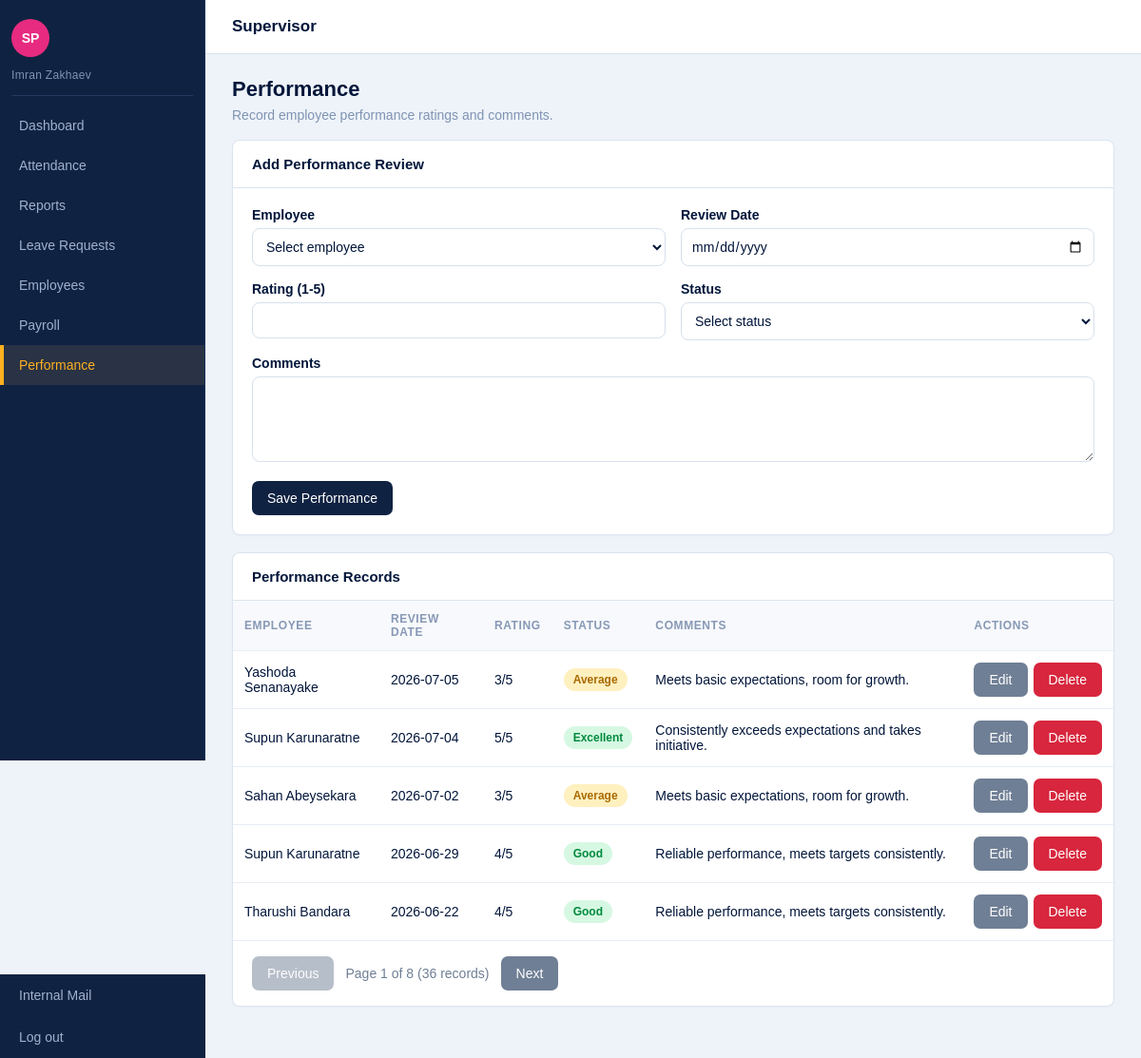
The app's page /codebase/login/roles/supervisor/performance.php (signed in) with its own data.
### tables this page shows
CREATE TABLE performance_review (
    performance_id INT AUTO_INCREMENT UNIQUE,
    employee_id INT NOT NULL,
    reviewed_by INT NOT NULL,
    review_date DATE NOT NULL,
    rating INT NOT NULL,
    status VARCHAR(30) NOT NULL,
    comments TEXT,
    PRIMARY KEY (employee_id, review_date),
    FOREIGN KEY (employee_id) REFERENCES employee(employee_id),
    FOREIGN KEY (reviewed_by) REFERENCES employee(employee_id)
);

CREATE TABLE employee (
    employee_id INT AUTO_INCREMENT PRIMARY KEY,
    user_id INT UNIQUE,
    full_name VARCHAR(100) NOT NULL,
    nic VARCHAR(20) NOT NULL UNIQUE,
    contact_no VARCHAR(20) NOT NULL,
    address TEXT,
    job_title VARCHAR(100) NOT NULL,
    hire_date DATE NOT NULL,
    base_salary DECIMAL(10,2) NOT NULL,
    employment_status VARCHAR(30) NOT NULL,
    FOREIGN KEY (user_id) REFERENCES user_account(user_id)
);

### codebase/login/roles/supervisor/performance.php (the view, shortened to what this page needs)
<?php
require_once __DIR__ . '/../../config.php';
require_once __DIR__ . '/../../pagination.php';
$editRecord = null;
$perPage = 5;
$totalPerformanceRecords = countRows(
    $connection,
    "SELECT COUNT(*) FROM performance_review pr JOIN employee e ON e.employee_id = pr.employee_id"
);
$totalPerformancePages = max(1, (int) ceil($totalPerformanceRecords / $perPage));
$currentPage = min(getCurrentPage(), $totalPerformancePages);
$offset = ($currentPage - 1) * $perPage;
$performanceRecords = mysqli_query(
    $connection,
    "SELECT pr.performance_id, pr.employee_id, e.full_name, pr.review_date, pr.rating, pr.status, pr.comments
     FROM performance_review pr
     JOIN employee e ON e.employee_id = pr.employee_id
     ORDER BY pr.review_date DESC
     LIMIT $perPage OFFSET $offset"
);
$statusClasses = [
    "excellent" => "resolved",
    "good" => "resolved",
    "average" => "progress",
    "needs_improvement" => "pending",
];
$statusLabels = [
    "excellent" => "Excellent",
    "good" => "Good",
    "average" => "Average",
    "needs_improvement" => "Needs Improvement",
];
?>
<!DOCTYPE html>
<html lang="en">
<head>
  <link rel="stylesheet" href="css/supervisor_style.css">
</head>
<body>
  <header class="topbar"><h1>Supervisor</h1><p>Track employee performance</p></header>
  <div class="layout">
    <main class="content">
      <section class="page-title"><h2>Performance</h2><p>Record employee performance ratings and comments.</p></section>
      <section class="panel">
        <h3><?= $editRecord ? "Edit Performance Review" : "Add Performance Review" ?></h3>
        <form method="post" action="performance.php">
          <div class="form-grid">
            <div class="form-group">
              <label for="employeeId">Employee</label>
              <select id="employeeId" name="employee_id" required>
                <option value="">Select employee</option>
              </select>
            </div>
            <div class="form-group">
              <label for="reviewDate">Review Date</label>
              <input type="date" id="reviewDate" name="review_date" value="<?= htmlspecialchars($editRecord["review_date"] ?? "") ?>" required>
            </div>
            <div class="form-group">
              <label for="rating">Rating (1-5)</label>
              <input type="number" id="rating" name="rating" min="1" max="5" value="<?= htmlspecialchars($editRecord["rating"] ?? "") ?>" required>
            </div>
            <div class="form-group">
              <label for="status">Status</label>
              <select id="status" name="status" required>
                <option value="">Select status</option>
              </select>
            </div>
            <div class="form-group full-width">
              <label for="comments">Comments</label>
              <textarea id="comments" name="comments"><?= htmlspecialchars($editRecord["comments"] ?? "") ?></textarea>
            </div>
          </div>
          <div class="button-row">
            <button class="btn" type="submit">Save Performance</button>
          </div>
        </form>
      </section>
      <section class="panel">
        <h3>Performance Records</h3>
        <div class="table-wrapper">
          <table>
            <thead><tr><th>Employee</th><th>Review Date</th><th>Rating</th><th>Status</th><th>Comments</th><th>Actions</th></tr></thead>
            <tbody>
              <?php while ($row = mysqli_fetch_assoc($performanceRecords)): ?>
                <tr>
                  <td><?= htmlspecialchars($row["full_name"]) ?></td>
                  <td><?= htmlspecialchars($row["review_date"]) ?></td>
                  <td><?= (int) $row["rating"] ?>/5</td>
                  <td><span class="status <?= $statusClasses[$row["status"]] ?? "progress" ?>"><?= htmlspecialchars($statusLabels[$row["status"]] ?? $row["status"]) ?></span></td>
                  <td><?= htmlspecialchars($row["comments"] ?? "") ?></td>
                  <td>
                    <div style="display: flex; align-items: center; gap: 6px; flex-wrap: nowrap;">
                      <a class="btn secondary" href="performance.php?edit=<?= $row["performance_id"] ?>">Edit</a>
                      <form method="post" action="performance.php" style="display:inline;">
                        <button class="btn danger" type="submit" onclick="return confirm('Delete this performance review?');">Delete</button>
                      </form>
                    </div>
                  </td>
                </tr>
              <?php endwhile; ?>
            </tbody>
          </table>
        </div>
      </section>
    </main>
  </div>
</body>
</html>

### codebase/login/roles/supervisor/css/supervisor_style.css (style rules this page uses)
* { box-sizing: border-box; }
body { margin: 0; font-family: Arial, Helvetica, sans-serif; background-color: #eef3f9; color: #00153a; }
a { color: inherit; text-decoration: none; }
.topbar { min-height: 56px; margin-left: 216px; background-color: #ffffff; color: #00153a; border-bottom: 1px solid #dbe4ef; padding: 18px 28px; }
.topbar h1 { margin: 0; font-size: 17px; font-weight: bold; }
.layout { min-height: calc(100vh - 56px); }
.content { margin-left: 216px; padding: 24px 28px 36px; }
.page-title { margin-bottom: 18px; }
.page-title h2 { margin: 0; color: #00153a; font-size: 22px; }
.page-title p { margin: 6px 0 0; color: #7f93b3; font-size: 14px; }
.card, .panel { background-color: #ffffff; border: 1px solid #dbe4ef; border-radius: 8px; box-shadow: 0 1px 2px rgba(16, 34, 66, 0.03); }
.panel { margin-bottom: 18px; overflow: hidden; }
.panel h3 { margin: 0; padding: 16px 20px; border-bottom: 1px solid #dbe4ef; color: #00153a; font-size: 15px; }
.form-grid { display: grid; grid-template-columns: repeat(2, minmax(220px, 1fr)); gap: 16px; padding: 20px; }
.form-group { display: flex; flex-direction: column; }
.form-group.full-width { grid-column: 1 / -1; }
label { margin-bottom: 6px; color: #00153a; font-size: 14px; font-weight: bold; }
input, select, textarea { width: 100%; padding: 10px; border: 1px solid #d6e0ec; border-radius: 8px; background-color: #ffffff; color: #00153a; font-family: inherit; font-size: 14px; }
textarea { min-height: 90px; resize: vertical; }
.button-row { display: flex; gap: 10px; padding: 0 20px 20px; }
.btn { display: inline-block; padding: 10px 16px; border: none; border-radius: 7px; background-color: #102242; color: #ffffff; font-size: 14px; cursor: pointer; }
.btn.secondary { background-color: #6f7f95; }
.btn.danger { background-color: #d7263d; }
.table-wrapper { overflow-x: auto; }
table { width: 100%; border-collapse: collapse; background-color: #ffffff; }
th, td { padding: 12px; border-bottom: 1px solid #e8eef5; text-align: left; font-size: 14px; }
th { background-color: #f7f9fc; color: #8798b5; font-size: 12px; letter-spacing: 0.6px; text-transform: uppercase; }
.status { display: inline-block; padding: 5px 10px; border-radius: 14px; font-size: 12px; font-weight: bold; }
.status.progress { background-color: #fff0bf; color: #a96a00; }
.status.resolved { background-color: #d6f8e3; color: #008a3d; }

### records on screen
performance_review: employee.full_name "Yashoda Senanayake", review_date "2026-07-05", rating "3", status "Average", comments "Meets basic expectations, room for growth."
performance_review: employee.full_name "Supun Karunaratne", review_date "2026-07-04", rating "5", status "Excellent", comments "Consistently exceeds expectations and takes initiative."
performance_review: employee.full_name "Sahan Abeysekara", review_date "2026-07-02", rating "3", status "Average", comments "Meets basic expectations, room for growth."
performance_review: employee.full_name "Supun Karunaratne", review_date "2026-06-29", rating "4", status "Good", comments "Reliable performance, meets targets consistently."
performance_review: employee.full_name "Tharushi Bandara", review_date "2026-06-22", rating "4", status "Good", comments "Reliable performance, meets targets consistently."

### other values on screen
$_SESSION["full_name"] "Imran Zakhaev"
$item[0] "Dashboard"
$item[0] "Attendance"
$item[0] "Reports"
$item[0] "Leave Requests"
$item[0] "Employees"
$item[0] "Payroll"
$item[0] "Performance"
$page "1"
$totalPages "8"
$totalRows "36"
